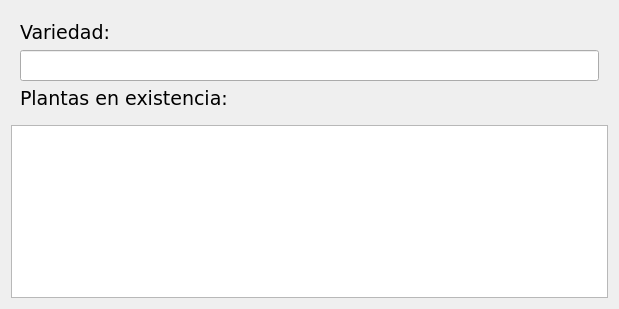
<?xml version="1.0" encoding="UTF-8"?>
<ui version="4.0">
 <class>busquedaAvanzada</class>
 <widget class="QWidget" name="busquedaAvanzada">
  <property name="geometry">
   <rect>
    <x>0</x>
    <y>0</y>
    <width>619</width>
    <height>309</height>
   </rect>
  </property>
  <property name="font">
   <font>
    <family>DejaVu Sans</family>
    <pointsize>14</pointsize>
   </font>
  </property>
  <property name="windowTitle">
   <string>Form</string>
  </property>
  <layout class="QVBoxLayout" name="verticalLayout">
   <item>
    <widget class="QStackedWidget" name="stackedWidget">
     <property name="currentIndex">
      <number>3</number>
     </property>
     <widget class="QWidget" name="page">
      <layout class="QGridLayout" name="gridLayout">
       <item row="1" column="1">
        <widget class="QLineEdit" name="lineEd_nombrePlanta"/>
       </item>
       <item row="2" column="1">
        <widget class="QLabel" name="label_2">
         <property name="text">
          <string>Plantas:</string>
         </property>
        </widget>
       </item>
       <item row="0" column="1">
        <widget class="QLabel" name="label">
         <property name="text">
          <string>Nombre común:</string>
         </property>
        </widget>
       </item>
      </layout>
     </widget>
     <widget class="QWidget" name="page_2">
      <layout class="QVBoxLayout" name="verticalLayout_2">
       <item>
        <widget class="QLabel" name="label_4">
         <property name="text">
          <string>ID de planta:</string>
         </property>
        </widget>
       </item>
       <item>
        <widget class="QLineEdit" name="lineEd_idPlanta"/>
       </item>
       <item>
        <widget class="QLabel" name="label_3">
         <property name="text">
          <string>Nombres:</string>
         </property>
        </widget>
       </item>
      </layout>
     </widget>
     <widget class="QWidget" name="page_3">
      <layout class="QVBoxLayout" name="verticalLayout_3">
       <item>
        <widget class="QLabel" name="label_6">
         <property name="text">
          <string>Fecha:</string>
         </property>
        </widget>
       </item>
       <item>
        <widget class="QDateEdit" name="dateEd_busqueda">
         <property name="enabled">
          <bool>false</bool>
         </property>
        </widget>
       </item>
       <item>
        <widget class="QLabel" name="label_5">
         <property name="text">
          <string>Plantas:</string>
         </property>
        </widget>
       </item>
      </layout>
     </widget>
     <widget class="QWidget" name="page_4">
      <layout class="QVBoxLayout" name="verticalLayout_4">
       <item>
        <widget class="QLabel" name="label_7">
         <property name="text">
          <string>Variedad:</string>
         </property>
        </widget>
       </item>
       <item>
        <widget class="QLineEdit" name="lineEd_idPlanta_2"/>
       </item>
       <item>
        <widget class="QLabel" name="label_8">
         <property name="text">
          <string>Plantas en existencia:</string>
         </property>
        </widget>
       </item>
      </layout>
     </widget>
    </widget>
   </item>
   <item>
    <widget class="QTableWidget" name="tableWidget_resultados"/>
   </item>
  </layout>
 </widget>
 <resources/>
 <connections/>
</ui>
